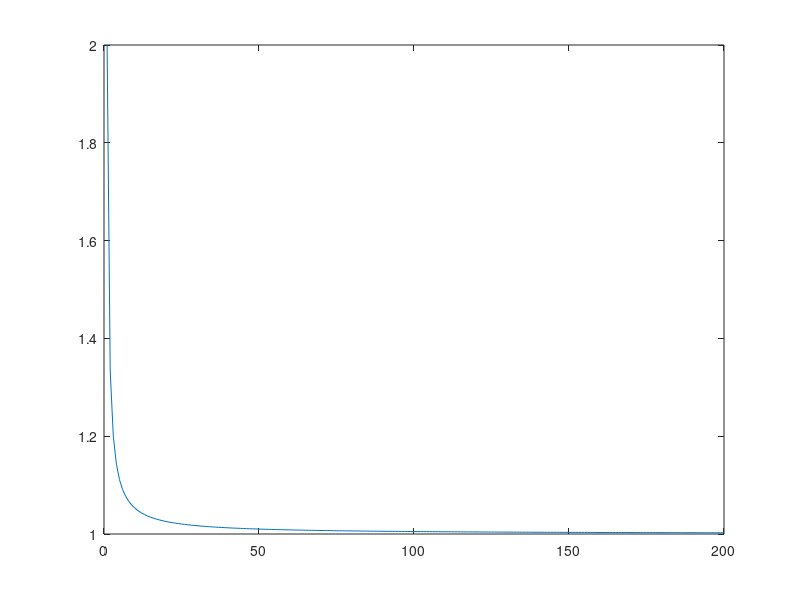

This chart was generated by the following MATLAB code:
%Birdger Garman
%Problem 2 Part B, C
clc
clear

n = 200
i = 1:1:n
R1 = 1;
R2 = 1;
R3 = 1;
R5 = 1;  

G1 = (1/R1);
G2 = (1/R2);
G3 = (1/R3);
G5 = (1/R5);


for X = 1:1:n
    R4 = X
    G4 = (1/R4);
    T(X) =((G3/(G2*G4))*(G1+G2))/(((G3+G5)/G4)-(G1/G2));
end
%figure 1
plot(i,T)